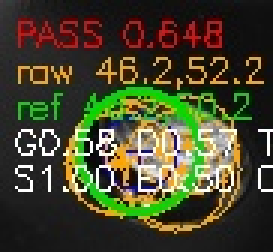
#> input picture docs/reports/b3/feature_presence/evaluation/debug/thread_key/thread_1.jpg, 91 x 84 px (shown 3 times larger)
$ python -i prepare_dataset.py   (imports and definitions only)
#> lines starting #> are read from the running program, lines starting #| are printed output that depends on the picture; after the words box and inside, x2 and y2 are one past the last pixel; in counts of white or black regions, pixels touching at a corner belong together
#> further down, picture is the input picture: PIL image 91x84 RGB; mean R, G, B 69.1, 69, 44.3
#!/usr/bin/env python3
"""Prepare the Task 1 offline dataset inventory and teal-mask evidence.

This script deliberately does not detect features. It only validates image
readability, normalizes orientation for debug rendering, masks the manually
drawn teal marks, and creates unknown-only ground truth for DCIM images.
"""

from __future__ import annotations

import argparse
import json
import re
import sys
import tempfile
from datetime import datetime, timezone
from pathlib import Path
from typing import Any

import cv2
import numpy as np
from PIL import Image, ImageDraw, ImageOps


SCRIPT_VERSION = "task1.v1"
IMAGE_EXTENSIONS = {".png", ".jpg", ".jpeg"}
EXPECTED_KEY_COUNT = 5
EXPECTED_DCIM_COUNT = 30
HSV_MASK_CONFIG = {
    "colorSpace": "HSV",
    "hueRangeOpenCv": [75, 105],
    "saturationMin": 80,
    "valueMin": 50,
    "dilateKernel": [3, 3],
    "dilateIterations": 1,
    "meaning": "candidate_teal_manual_mark_only",
    "calibrationStatus": "INITIAL_CONFIGURABLE_MASK_NOT_DETECTOR_CALIBRATION",
}

TARGET_PROFILES = [
    {
        "targetId": "thread",
        "inspectionType": "THREAD_PRESENCE",
        "templateFiles": ["thread_1.png", "thread_2.png"],
        "observedTemplateCount": 1,
    },
    {
        "targetId": "nut",
        "inspectionType": "NUT_PRESENCE",
        "templateFiles": ["nut_1.png"],
        "observedTemplateCount": 2,
    },
    {
        "targetId": "feature_1",
        "inspectionType": "FEATURE_PRESENCE",
        "templateFiles": ["feature_1.png"],
        "observedTemplateCount": 1,
    },
    {
        "targetId": "feature_2",
        "inspectionType": "FEATURE_PRESENCE",
        "templateFiles": ["feature_2.png"],
        "observedTemplateCount": 1,
    },
]
TARGET_BY_ID = {item["targetId"]: item for item in TARGET_PROFILES}
TARGET_BY_FILE = {
    file_name: profile
    for profile in TARGET_PROFILES
    for file_name in profile["templateFiles"]
}


def utc_now() -> str:
    return datetime.now(timezone.utc).replace(microsecond=0).isoformat().replace("+00:00", "Z")


def safe_stem(name: str) -> str:
    return re.sub(r"[^A-Za-z0-9_.-]+", "_", name)


# [51 lines left out: functions image_files, orientation_info, read_oriented, not called in this run]


def teal_mask(rgb_image: Image.Image) -> tuple[np.ndarray, np.ndarray, dict[str, Any]]:
    rgb = np.asarray(rgb_image.convert("RGB"), dtype=np.uint8)
    hsv = cv2.cvtColor(rgb, cv2.COLOR_RGB2HSV)
#> hsv: shape (84, 91, 3); mean H, S, V 48.5, 103.1, 82
    lower = np.array(
        [
            HSV_MASK_CONFIG["hueRangeOpenCv"][0],
            HSV_MASK_CONFIG["saturationMin"],
            HSV_MASK_CONFIG["valueMin"],
        ],
        dtype=np.uint8,
    )
    upper = np.array([HSV_MASK_CONFIG["hueRangeOpenCv"][1], 255, 255], dtype=np.uint8)
    mask = cv2.inRange(hsv, lower, upper)
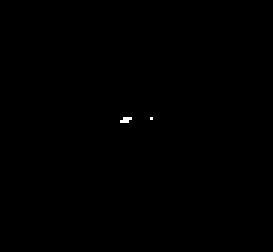
#> mask: shape (84, 91) (shown 3 times larger); 0.09% white in thin lines or dots, all inside (x1, y1, x2, y2) = (40, 39, 51, 41)
    kernel_size = tuple(HSV_MASK_CONFIG["dilateKernel"])
    kernel = np.ones(kernel_size, dtype=np.uint8)
    dilated = cv2.dilate(mask, kernel, iterations=HSV_MASK_CONFIG["dilateIterations"])
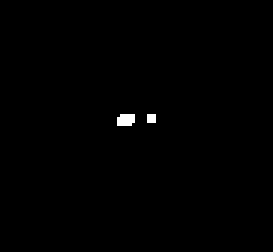
#> dilated: shape (84, 91) (shown 3 times larger); 0.41% white; 2 white regions (1 under 20 px), largest, box (x1, y1, x2, y2) and area: (39, 38, 45, 42) 22
    total = int(mask.size)
#> total = 7644
    raw_pixels = int(np.count_nonzero(mask))
#> raw_pixels = 7
    dilated_pixels = int(np.count_nonzero(dilated))
#> dilated_pixels = 31
    return mask, dilated, {
        "totalPixels": total,
        "rawPixels": raw_pixels,
        "dilatedPixels": dilated_pixels,
        "rawCoverage": raw_pixels / total if total else 0.0,
        "dilatedCoverage": dilated_pixels / total if total else 0.0,
    }


# [118 lines left out: functions panel, write_debug, target_entries_for_image, process_image, excluded_files, not called in this run]


def read_format(path: Path) -> str | None:
    with Image.open(path) as opened:
        return opened.format


# [10 lines left out: function inventory_status, not called in this run]


def pct(value: float) -> str:
    return f"{value * 100:.4f}%"


# [296 lines left out: functions mask_summary, markdown_inventory, make_ground_truth, make_report, run_self_test, build_manifest and 2 more, not called in this run]


# [2 lines not run here, left out]

>>> from PIL import Image
>>> picture = Image.open('../../docs/reports/b3/feature_presence/evaluation/debug/thread_key/thread_1.jpg')
>>> result = teal_mask(picture)
